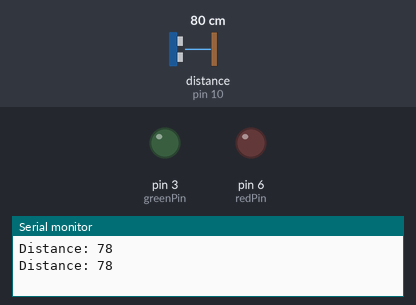
A sketch run on a simulated Arduino Uno, built with avr-gcc and run on an emulated ATmega328P. Shown: output pins drawn as LEDs (lit = HIGH), the last lines printed to the serial monitor. Wiring (inferred from the names in the program): ultrasonic range finder: trigger pin 9; echo pin 10. The inputs (shaded band) are chosen by the test bench; at power-on: distance to the obstacle (sensor on pin 10) 80 cm. The echo pulse lasts 58.3 µs per cm; pins used as bus, display or sensor lines are not drawn.

Above: at 1.8 s.
1.9 s: distance to the obstacle (sensor on pin 10) set to 6 cm
3.4 s: distance to the obstacle (sensor on pin 10) set to 3 cm
At 4.6 s:
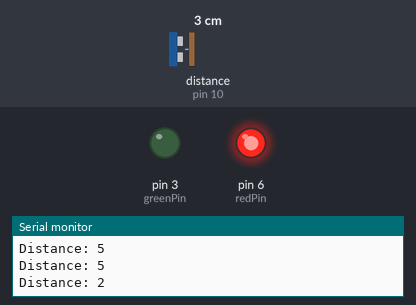
5.5 s: distance to the obstacle (sensor on pin 10) set to 250 cm
At 6.8 s:
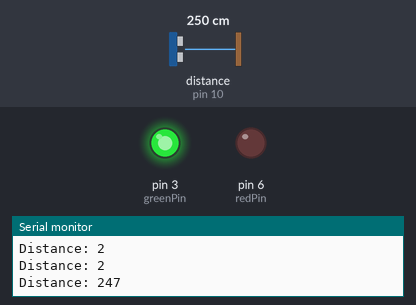
7.5 s: distance to the obstacle (sensor on pin 10) set to 207 cm
9.2 s: distance to the obstacle (sensor on pin 10) set to 199 cm
At 10.6 s:
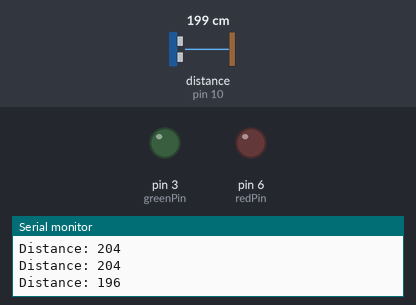
11.5 s: distance to the obstacle (sensor on pin 10) set to 2 cm
At 12.6 s:
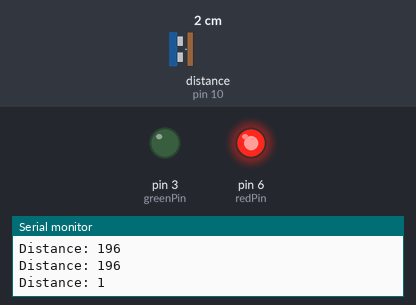
Timing chart, 0 to 14.5 s (numbered marks = the images above; inputs shaded):
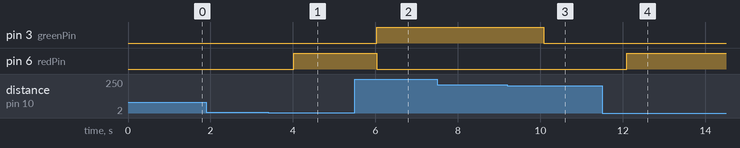

The sketch:

Assignment7_R_G_Sound.ino
```cpp
// defining the pins
const int trigPin = 9;
const int echoPin = 10;

const int redPin = 6;
const int greenPin = 3;

// defining variables
long duration;
int distance;

void setup() {
  pinMode(trigPin, OUTPUT); // Sets the trigPin as an Output
  pinMode(echoPin, INPUT); // Sets the echoPin as an Input

  pinMode(redPin, OUTPUT);
  pinMode(greenPin, OUTPUT);

  Serial.begin(9600); // Starts the serial communication
}

void loop() {
// Clears the trigPin
  digitalWrite(trigPin, LOW);
  delayMicroseconds(2);

// Sets the trigPin on HIGH state for 10 micro seconds
  digitalWrite(trigPin, HIGH);
  delayMicroseconds(10);
  digitalWrite(trigPin, LOW);

// Reads the echoPin, returns the sound wave travel time in microseconds
  duration = pulseIn(echoPin, HIGH);

// Calculating the distance
  distance= duration*0.034/2;

  if(distance < 4){ //Red pin on if the distance is below 4 cm
    digitalWrite(redPin, HIGH);
    digitalWrite(greenPin, LOW);
  }

  if(distance > 200){ //Green pin on if the distance is above 200 cm
    digitalWrite(greenPin, HIGH);
    digitalWrite(redPin, LOW);
  }

  if(distance <= 200 && distance >= 4){
    digitalWrite(greenPin, LOW);
    digitalWrite(redPin, LOW);
  }


// Prints the distance on the Serial Monitor
  Serial.print("Distance: ");
  Serial.println(distance);

  delay(1000);
}
```

Measured:
- the behaviour switches between 5 and 4 cm on distance to the obstacle (sensor on pin 10) (found by bisection; images 0 and 1)
- the behaviour switches between 204 and 203 cm on distance to the obstacle (sensor on pin 10) (found by bisection; images 2 and 3)
- after the input at 3.4 s, pin 6 (redPin): LOW → HIGH after 0.61 s
- after the input at 5.5 s, pin 3 (greenPin): LOW → HIGH after 0.53 s; pin 6 (redPin): HIGH → LOW after 0.53 s
- after the input at 9.2 s, pin 3 (greenPin): HIGH → LOW after 0.88 s
- after the input at 11.5 s, pin 6 (redPin): LOW → HIGH after 0.60 s
